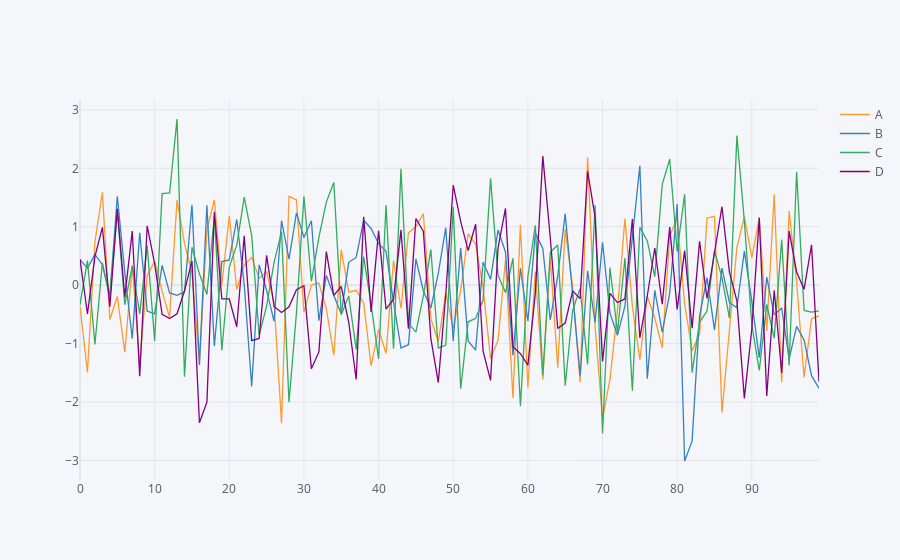

The notebook cell this image was saved under:
### Code cell
df.iplot() # interactive chart, just scroll over chart, you'll get to know
